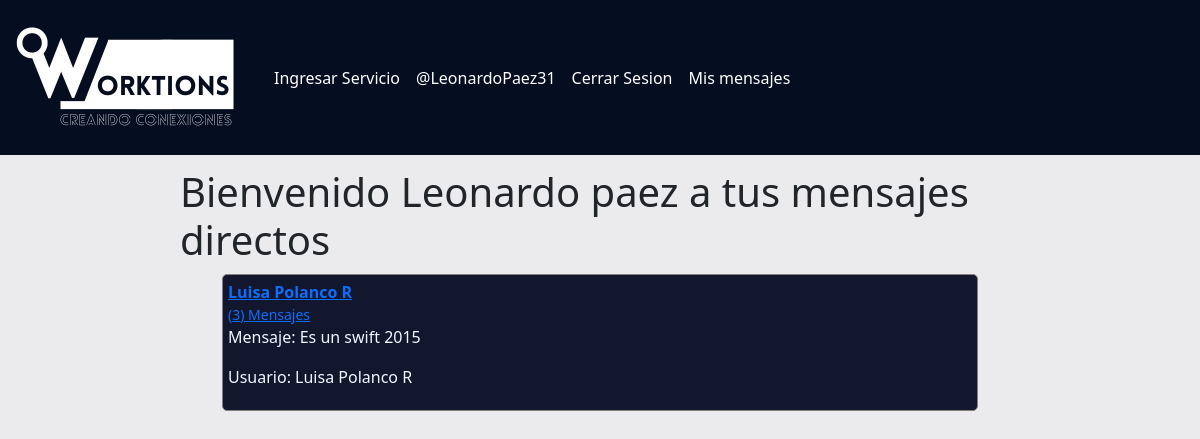
The app's page /inbox (signed in), older data.
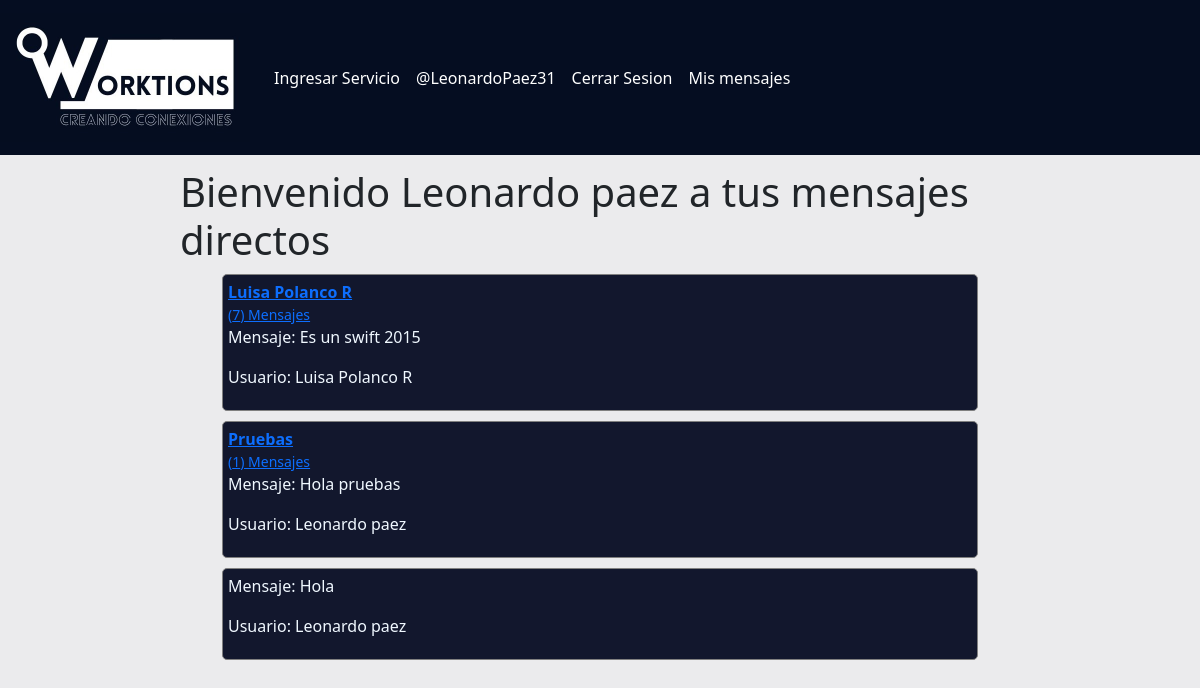
The same page, newer data.
### chat/models.py (models this page shows)
class ModelBase(models.Model):
    id = models.UUIDField(default=uuid.uuid4, primary_key=True, db_index=True, editable=False)
    time = models.DateTimeField(auto_now_add=True)
    update = models.DateTimeField(auto_now=True)
    class Meta:
        abstract = True

class UserChannel(ModelBase):
    channel = models.ForeignKey("Channel", null=True, on_delete=models.SET_NULL)
    user = models.ForeignKey(User, on_delete=models.CASCADE)

class Channel(ModelBase):
    users = models.ManyToManyField(User, blank=True, through=UserChannel)
    objects = ChannelManager()

class ChannelMessage(ModelBase):
    channel = models.ForeignKey("Channel", on_delete=models.CASCADE)
    user = models.ForeignKey(User, on_delete=models.CASCADE)
    text = models.TextField()

### Modules/Services/models.py (models this page shows, shortened)
class User(AbstractBaseUser):
    username = models.CharField('Nombre de usuario',unique = True, max_length=100)
    email = models.EmailField('Correo Electrónico', max_length=254,unique = True)
    name = models.CharField('Nombres', max_length=200, null=True)
    id = models.CharField(max_length=15, primary_key=True)
    date_of_birth = models.DateField(null=True)
    address = models.CharField(max_length = 50, null=True)
    city = models.CharField(max_length =20, null=True)
    phone = models.CharField(max_length =15, null=True)
    gender = models.CharField(max_length=15, null=True)
    usuario_activo = models.BooleanField(default = True)
    usuario_administrador = models.BooleanField(default = False)
    objects = UserManager()
    USERNAME_FIELD = 'username'
    REQUIRED_FIELDS = ['name','email', 'id', 'city']
    def __str__(self) -> str:
        return f'{self.name}'

### chat/views.py (the view)
# urls.py: path("inbox", Inbox.as_view(), name="inbox")
class Inbox(View):
    def get(self, request):
        inbox = Channel.objects.filter(userchannel__user__in=[request.user.id])
        context = {
            "inbox":inbox
        }
        return render(request, 'inbox.html', context)

### chat/models.py (called while the page is built)
    def get_queryset(self, *args, **kwargs):
        return ChannelQuerySet(self.model, using=self._db)

### chat/templates/inbox.html (shortened to what this page needs)
    {% extends "base.html" %}
    {% block content %}
    <body style="background-color: #ebebed;">
        <div class="div_main">
            <br>
            <br>
            <br>
            <br>
            <br>
            <br>
            <br>
            <h1>
                Bienvenido {{ user }} a tus mensajes directos
            </h1>
            {% for inbox in inbox %}
            <div class="div_inbox">
                {% for second_user in inbox.userchannel_set.all  %}
                    {% if second_user.user == request.user %}
                    {% else %}
                        <a href="{% url 'detailms' second_user.user.username %}">
                            <strong>
                                {{second_user.user}}
                            </strong>
                            <br>
                            <small >({{inbox.channelmessage_set.count}}) Mensajes</small>
                        </a>
                    {% endif %}
                {% endfor %}
                {% if inbox.channelmessage_set.count != 0 %}
                    <div  class="div_ms_inbox">
                        {% with last_message=inbox.channelmessage_set.last %}
                        <p>Mensaje: {{last_message.text}}</p>
                        <p>Usuario: {{last_message.user}} </p>
                        {% endwith %}
                    </div>
                {% else %}
                <p>
                    No hay mensajes en tu inbox
                </p>
                {% endif %}
            </div>
            {% empty %}
            <h2>Inbox vacío</h2>
            {% endfor %}
        </div>
    </body>
    {% endblock %}

Row changes from the older to the newer data that the page shows:
computed for Channel "Es un swift 2015": channelmessage_set.count "3" → "7"
added Channel: channelmessage_set.count "1", channelmessage_set.last.text "Hola pruebas", channelmessage_set.last.user "Leonardo paez"
added UserChannel: user "Pruebas", shown under "Hola pruebas"
added Channel: channelmessage_set.last.text "Hola", channelmessage_set.last.user "Leonardo paez"
